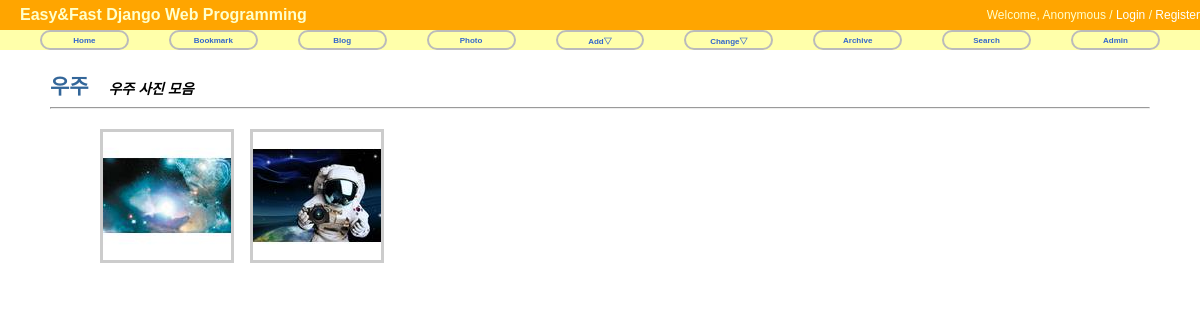
The app's page /photo/ with its own data.
### photo/models.py (models this page shows, shortened)
@python_2_unicode_compatible
class Album(models.Model):
    name = models.CharField(max_length=50)
    description = models.CharField('One Line Description', max_length=100, blank=True)
    owner = models.ForeignKey(User, null=True)
    class Meta:
        ordering = ['name']

@python_2_unicode_compatible
class Photo(models.Model):
    album = models.ForeignKey(Album)
    title = models.CharField(max_length=50)
    image = ThumbnailImageField(upload_to='photo/%Y/%m')
    description = models.TextField('Photo Description', blank=True)
    upload_date = models.DateTimeField('Upload Date', auto_now_add=True)
    owner = models.ForeignKey(User, null=True)
    class Meta:
        ordering = ['title']
    def get_absolute_url(self):
        return reverse('photo:photo_detail', args=(self.id,))

### photo/views.py (the view)
class AlbumLV(ListView):
    model = Album

### photo/fields.py (called while the page is built)
def _add_thumb(s):
    parts = s.split(".")
    parts.insert(-1, "thumb")  # 뒤에서 두번째에 thumb을 넣음
    if parts[-1].lower() not in ['jpeg', 'jpg']:
        parts[-1] = 'jpg'
    return ".".join(parts)

    def _get_thumb_url(self):  # 썸네일 url 주소를 가져옴
        return _add_thumb(self.url)

### templates/photo/album_list.html (shortened to what this page needs)
{% extends "base.html" %}
{% load staticfiles %}
{% block extrastyle %}{% static "photo/photo.css" %}{% endblock %}
{% block content %}
<div id="content">
    {% for item in object_list %}
    <div class="clear_float">
        <h2 style="display:inline"><a href="{% url 'photo:album_detail' item.id %}">
            {{ item.name }}
        </a></h2>
        &emsp;<b><i>{{ item.description }}</i></b>
    </div>
    <hr/>
    <div class="album-list">
        {% for photo in item.photo_set.all|slice:":5" %}
            <div class="album-list-photo">
                <a href="{{ photo.get_absolute_url }}">
                    <img class="thumbnail" src="{{ photo.image.thumb_url }}" />
                </a>
            </div>
        {% endfor %}
    </div>
    {% endfor %}
</div>
{% endblock %}

### static/css/base.css (style rules this page uses)
body { font-family: "Lucida Grande", Verdana, Arial, sans-serif; font-size: 14px; }
div#content { position: absolute; top: 70px; left: 50px; right: 50px; }
a:link, a:visited { color: #369; text-decoration: none; }

### photo/static/photo/photo.css (style rules this page uses)
div.album-list { margin: 20px 50px; }
div.album-list-photo { float: left; width: 150px; height: 180px; }
img.thumbnail { border: 3px solid #ccc; }
div.clear_float { clear: both; }

### records on screen
Album: name "우주", description "우주 사진 모음"
Photo: shows a picture
Photo: shows a picture
